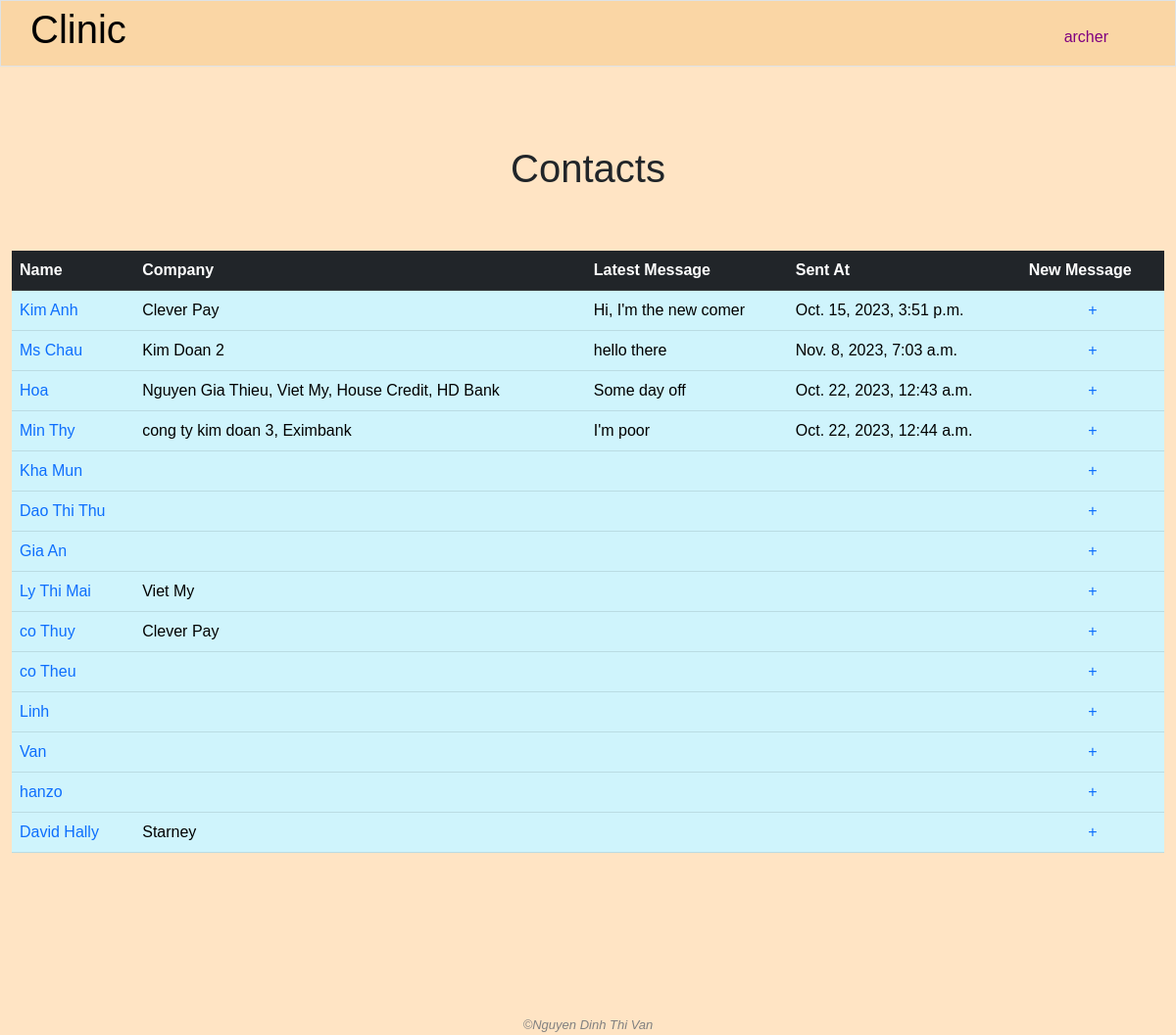
The page /people (signed in) on the database its author committed.
### clinic/models.py (models this page shows, shortened)
class User(AbstractUser):
    class Level(models.IntegerChoices):
        GUEST = 0
        LOW = 1
        MIDDLE = 2
        TOP = 3
    management_right_level = models.IntegerField(choices=Level.choices, blank=True, null=True)

class People(models.Model):
    name = models.CharField(max_length=255)
    company = models.ManyToManyField(Company,related_name="contact")
    position = models.TextField(blank=True)
    address = models.TextField(blank=True, null=True)
    email = models.CharField(max_length=255)
    phone = models.CharField(max_length=255)
    note = models.TextField(blank=True)
    created_by = models.ForeignKey(User, on_delete=models.SET_NULL, blank=True, null=True, related_name='add_people')
    modified_by = models.ForeignKey(User, on_delete=models.SET_NULL, blank=True, null=True, related_name='modified_person')

class Company(models.Model):
    name = models.CharField(max_length=255)
    industry = models.CharField(max_length=255)
    address = models.TextField()
    email = models.CharField(max_length=255, blank=True, null=True)
    phone = models.CharField(max_length=255, blank=True, null=True)
    representative = models.ForeignKey('People', on_delete=models.SET_NULL, blank=True, null=True, related_name="companies")
    male_headcount = models.IntegerField()
    female_headcount = models.IntegerField()
    created_by = models.ForeignKey(User, on_delete=models.SET_NULL, blank=True, null=True, related_name="add_companies")
    modified_by = models.ForeignKey(User, on_delete=models.SET_NULL, blank=True, null=True, related_name="modified_companies")

class ContactDiary(models.Model):
    name = models.ForeignKey(People, on_delete=models.CASCADE, related_name='talks')
    content = models.TextField()
    date = models.DateTimeField(auto_now_add=True)

### clinic/views.py (the view)
# urls.py: path('people', views.people, name='people'),
@login_required
def people(request):
    if "read_all_people_info" not in user_right(request.user.management_right_level):
        request.session['nay_message'] = 'You are not allowed to enter this part'
        return HttpResponseRedirect(reverse('index'))
    nay_message = request.session.get('nay_message', '')
    yay_message = request.session.get('yay_message', '')
    request.session['nay_message'] = ''
    request.session['yay_message'] = ''
    people = People.objects.all()
    for person in people:
        person.latest_message = person.talks.order_by("-date").first()
        related_companies = person.company.all()
        representing_companies = person.companies.all()
        unique_companies = list(set(related_companies).union(set(representing_companies)))
        person.unique_companies = unique_companies
    return render(request, "clinic/people.html", {
        "people": people,
        "nay_message": nay_message,
        "yay_message": yay_message
    })

### clinic/templates/clinic/people.html (shortened to what this page needs)
{% extends "clinic/layout.html" %}
{% load static %}
{% block main %}
    <h1 class="text-center" style="margin-bottom: 1.5em;">Contacts</h1>
    <div class="container-fluid">
        <table class="table table-info">
            <thead class="table table-dark">
                <tr>
                    <th>Name</th>
                    <th>Company</th>
                    <th>Latest Message</th>
                    <th class="hide-for-mobile">Sent At</th>
                    <th>New Message</th>
                </tr>
            </thead>
            <tbody>
                {% for person in people %}
                    <tr>
                        <td>
                            <a class="no-underline" href="{% url 'person_detail' person_id=person.id %}">{{ person.name }}</a>
                        </td>
                        <td>
                            {% for company in person.unique_companies %}
                                {% if not forloop.last %}
                                    {{ company.name }},
                                {% else %}
                                    {{ company.name }}
                                {% endif %}
                            {% endfor %}
                        </td>
                        <td>
                            {{ person.latest_message.content }}
                        </td>
                        <td class="hide-for-mobile">
                            {{ person.latest_message.date }}
                        </td>
                        <td style="text-align: center;">
                            <a href="{% url 'add_message_from_all_people_page' person_id=person.id %}" class="no-underline">+</a>
                        </td>
                    </tr>
                {% empty %}
                    No contact yet
                {% endfor %}
            </tbody>
        </table>
    </div>
{% endblock %}

### clinic/templates/clinic/layout.html (shortened to what this page needs)
{% load static %}
<!DOCTYPE html>
<html lang="en">
    <head>
        <link rel="stylesheet" href="https://cdnjs.cloudflare.com/ajax/libs/font-awesome/4.7.0/css/font-awesome.min.css">
        <link rel="stylesheet" href="{% static 'clinic/bootstrap.css' %}">
        <link rel="stylesheet" href="{% static 'clinic/styles.css' %}">
    </head>
    <body>
        {% if user.is_authenticated %}
            <nav class="navbar navbar-expand-lg navbar-custom border" id="pc-nav">
                <a class="navbar-brand" href="{% url 'index' %}"><span><h1>Clinic</h1></span></a>
                <div class="collapse navbar-collapse" id="navbar">
                    <ul class="navbar-nav ms-auto mt-2">
                        <li class="nav-item">
                            <div class="dropdown">
                                <button class="nav-link active" style="color: purple;" type="button" id="dropdownMenuButton2" data-bs-toggle="dropdown" aria-expanded="false">
                                    {{ user.username }}
                                </button>
                            </div>
                        </li>
                    </ul>
                </div>
            </nav>
        {% endif %}
        <main>{% block main %}{% endblock %}</main>
        <footer class="text-center">
            &#169;Nguyen Dinh Thi Van
        </footer>
    </body>
</html>

### clinic/static/clinic/styles.css (style rules this page uses)
body { font-family: sans-serif; }
body { color: auto; background-color: bisque; }
main { min-height: 40vh; }
footer { margin-top: 150px; font-family: sans-serif; font-size: 13px; font-style: italic; color: grey; }
.navbar-custom { padding: 0 60px 0 30px; background: #FAD6A5; margin-bottom: 30px; }
.container-fluid { display: flex; justify-content: center; align-items: center; }
td { padding: .5em; color: orange; }
.no-underline { text-decoration: none; }

### rows shown on the page
User: username "archer"
People: name "Kim Anh", latest_message.content "Hi, I'm the new comer", latest_message "Oct. 15, 2023, 3:51 p.m."
Company: name "Clever Pay"
People: name "Ms Chau", latest_message.content "hello there", latest_message "Nov. 8, 2023, 7:03 a.m."
Company: name "Kim Doan 2"
People: name "Hoa", latest_message.content "Some day off", latest_message "Oct. 22, 2023, 12:43 a.m."
Company: name "Nguyen Gia Thieu"
Company: name "Viet My"
Company: name "House Credit"
Company: name "HD Bank"
People: name "Min Thy", latest_message.content "I'm poor", latest_message "Oct. 22, 2023, 12:44 a.m."
Company: name "cong ty kim doan 3"
Company: name "Eximbank"
People: name "Kha Mun"
People: name "Dao Thi Thu"
People: name "Gia An"
People: name "Ly Thi Mai"
People: name "co Thuy"
People: name "co Theu"
People: name "Linh"
People: name "Van"
People: name "hanzo"
People: name "David Hally"
Company: name "Starney"
